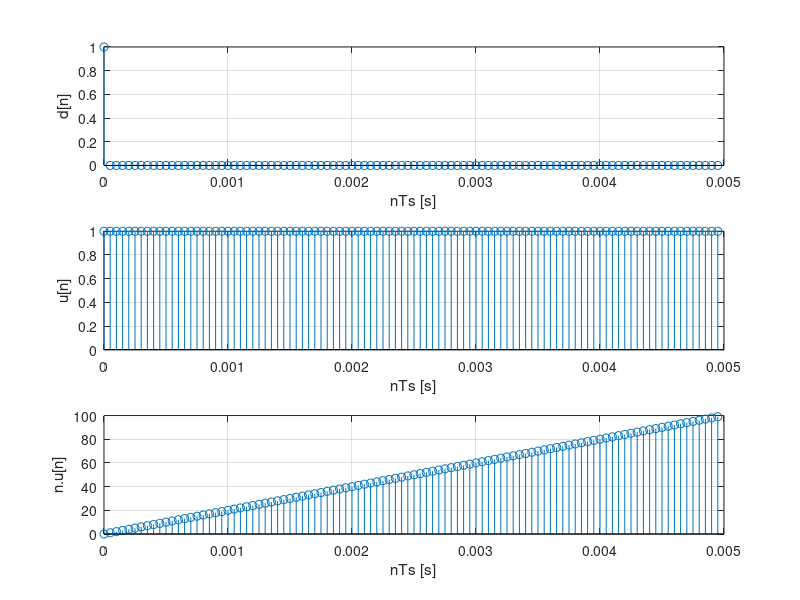

Recreate this plot in MATLAB.
%% Inicio Limpio

clc;        % Consola limpia
clear;      % Workspace limpio
close all;  % Cierra otras ventanas


L = 100;    %   Longitud de datos
Fs = 20000;  %   Frecuencia de muestreo
Ts=1/Fs    %   Periodo de Muestreo
nTs=0:Ts:(L-1)*Ts; % Tiempo discreto

x1=zeros(size(nTs)); % Delta de Kronecker
x1(1)=1;
x2=ones(size(nTs)); % Escalon Unitario
x3=0:L-1; % rampa Unitaria

H=figure(1);
set(H,'name','PDS. TP#1. Ejercicio 1');
subplot(3,1,1)
stem(nTs,x1);
grid
ylabel('d[n]');
xlabel('nTs [s]');
subplot(3,1,2)
stem(nTs,x2);
grid
ylabel('u[n]');
xlabel('nTs [s]');
subplot(3,1,3)
stem(nTs,x3);
grid
ylabel('n.u[n]');
xlabel('nTs [s]');